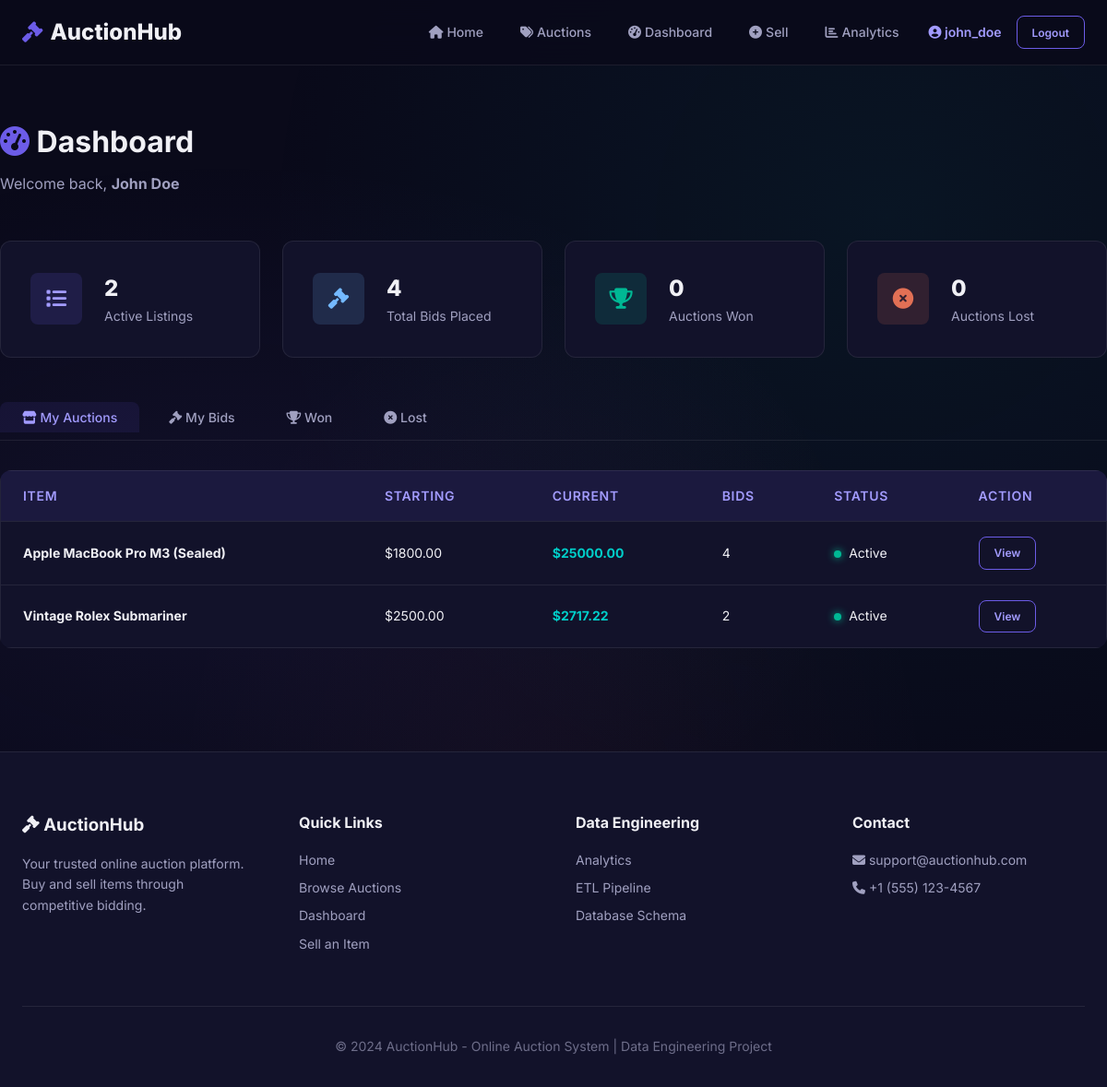
/dashboard (signed in), run on the app's committed database.
### models.py (models this page shows, shortened)
class User(UserMixin, db.Model):
    __tablename__ = 'users'
    id = db.Column(db.Integer, primary_key=True, autoincrement=True)
    username = db.Column(db.String(80), unique=True, nullable=False, index=True)
    email = db.Column(db.String(120), unique=True, nullable=False, index=True)
    password_hash = db.Column(db.String(256), nullable=False)
    full_name = db.Column(db.String(150), nullable=True)
    phone = db.Column(db.String(20), nullable=True)
    created_at = db.Column(db.DateTime, default=lambda: datetime.now(timezone.utc))
    is_active = db.Column(db.Boolean, default=True)
    items = db.relationship('Item', backref='seller', lazy='dynamic')
    bids = db.relationship('Bid', backref='bidder', lazy='dynamic')
    won_auctions = db.relationship('Auction', backref='winner',
                                   foreign_keys='Auction.winner_id', lazy='dynamic')

class Auction(db.Model):
    __tablename__ = 'auctions'
    id = db.Column(db.Integer, primary_key=True, autoincrement=True)
    item_id = db.Column(db.Integer, db.ForeignKey('items.id'), nullable=False)
    starting_price = db.Column(db.Float, nullable=False)
    current_price = db.Column(db.Float, nullable=False)
    start_time = db.Column(db.DateTime, default=lambda: datetime.now(timezone.utc))
    end_time = db.Column(db.DateTime, nullable=False)
    status = db.Column(db.String(20), default='active')  # active, ended, cancelled
    winner_id = db.Column(db.Integer, db.ForeignKey('users.id'), nullable=True)
    bid_count = db.Column(db.Integer, default=0)
    created_at = db.Column(db.DateTime, default=lambda: datetime.now(timezone.utc))
    bids = db.relationship('Bid', backref='auction', lazy='dynamic',
                           order_by='Bid.amount.desc()')

class Item(db.Model):
    __tablename__ = 'items'
    id = db.Column(db.Integer, primary_key=True, autoincrement=True)
    title = db.Column(db.String(200), nullable=False)
    description = db.Column(db.Text, nullable=True)
    image_url = db.Column(db.String(500), nullable=True)
    category = db.Column(db.String(100), nullable=True)
    seller_id = db.Column(db.Integer, db.ForeignKey('users.id'), nullable=False)
    created_at = db.Column(db.DateTime, default=lambda: datetime.now(timezone.utc))
    auctions = db.relationship('Auction', backref='item', lazy='dynamic')

### app.py (the view)
    @app.route('/dashboard')
    @login_required
    def dashboard():
        check_and_close_auctions()
        my_auctions = Auction.query.join(Item).filter(
            Item.seller_id == current_user.id
        ).order_by(Auction.created_at.desc()).all()
        my_bids = Bid.query.filter_by(bidder_id=current_user.id).order_by(
            Bid.timestamp.desc()
        ).all()
        won_auctions = Auction.query.filter_by(
            winner_id=current_user.id, status='ended'
        ).all()
        bid_auction_ids = db.session.query(Bid.auction_id).filter_by(
            bidder_id=current_user.id
        ).distinct().subquery()
        lost_auctions = Auction.query.filter(
            Auction.id.in_(bid_auction_ids),
            Auction.status == 'ended',
            Auction.winner_id != current_user.id
        ).all()
        total_bids = len(my_bids)
        total_won = len(won_auctions)
        total_lost = len(lost_auctions)
        active_listings = sum(1 for a in my_auctions if a.status == 'active')
        return render_template('dashboard.html',
                               my_auctions=my_auctions,
                               my_bids=my_bids,
                               won_auctions=won_auctions,
                               lost_auctions=lost_auctions,
                               total_bids=total_bids,
                               total_won=total_won,
                               total_lost=total_lost,
                               active_listings=active_listings)

### app.py (called while the page is built)
def utcnow():
    return datetime.utcnow()

### templates/dashboard.html (shortened to what this page needs)
{% extends "base.html" %}
{% block content %}
<div class="container dashboard">
    <div class="dashboard-header">
        <h1><i class="fas fa-tachometer-alt" style="color: var(--primary);"></i> Dashboard</h1>
        <p>Welcome back, <strong>{{ current_user.full_name or current_user.username }}</strong></p>
    </div>
    <div class="dashboard-stats">
        <div class="dash-stat animate-in">
            <div class="dash-stat-icon purple"><i class="fas fa-list"></i></div>
            <div>
                <div class="dash-stat-number">{{ active_listings }}</div>
                <div class="dash-stat-label">Active Listings</div>
            </div>
        </div>
        <div class="dash-stat animate-in">
            <div class="dash-stat-icon blue"><i class="fas fa-gavel"></i></div>
            <div>
                <div class="dash-stat-number">{{ total_bids }}</div>
                <div class="dash-stat-label">Total Bids Placed</div>
            </div>
        </div>
        <div class="dash-stat animate-in">
            <div class="dash-stat-icon green"><i class="fas fa-trophy"></i></div>
            <div>
                <div class="dash-stat-number">{{ total_won }}</div>
                <div class="dash-stat-label">Auctions Won</div>
            </div>
        </div>
        <div class="dash-stat animate-in">
            <div class="dash-stat-icon red"><i class="fas fa-times-circle"></i></div>
            <div>
                <div class="dash-stat-number">{{ total_lost }}</div>
                <div class="dash-stat-label">Auctions Lost</div>
            </div>
        </div>
    </div>
    <div class="tabs">
        <button class="tab active" data-tab="my-auctions"><i class="fas fa-store"></i> My Auctions</button>
        <button class="tab" data-tab="my-bids"><i class="fas fa-gavel"></i> My Bids</button>
        <button class="tab" data-tab="won"><i class="fas fa-trophy"></i> Won</button>
        <button class="tab" data-tab="lost"><i class="fas fa-times-circle"></i> Lost</button>
    </div>
    <div class="tab-panel active" id="my-auctions">
        {% if my_auctions %}
        <div class="table-container">
            <table>
                <thead>
                    <tr><th>Item</th><th>Starting</th><th>Current</th><th>Bids</th><th>Status</th><th>Action</th></tr>
                </thead>
                <tbody>
                    {% for auction in my_auctions %}
                    <tr>
                        <td><strong>{{ auction.item.title }}</strong></td>
                        <td>${{ "%.2f"|format(auction.starting_price) }}</td>
                        <td style="color: var(--secondary); font-weight: 700;">${{ "%.2f"|format(auction.current_price) }}</td>
                        <td>{{ auction.bid_count }}</td>
                        <td>
                            <span class="status-dot {{ 'active' if auction.status == 'active' else 'ended' }}"></span>
                            {{ auction.status|capitalize }}
                        </td>
                        <td><a href="{{ url_for('auction_detail', auction_id=auction.id) }}" class="btn btn-outline btn-sm">View</a></td>
                    </tr>
                    {% endfor %}
                </tbody>
            </table>
        </div>
        {% endif %}
    </div>
</div>
{% endblock %}

### templates/base.html (shortened to what this page needs)
<!DOCTYPE html>
<html lang="en">
<head>
    <link rel="stylesheet" href="https://cdnjs.cloudflare.com/ajax/libs/font-awesome/6.5.1/css/all.min.css">
    <link rel="stylesheet" href="{{ url_for('static', filename='css/style.css') }}">
</head>
<body>
    <nav class="navbar" id="main-navbar">
        <div class="nav-container">
            <a href="{{ url_for('index') }}" class="nav-logo">
                <i class="fas fa-gavel"></i>
                <span>AuctionHub</span>
            </a>
            <div class="nav-links" id="nav-links">
                <a href="{{ url_for('index') }}" class="nav-link"><i class="fas fa-home"></i> Home</a>
                <a href="{{ url_for('auctions') }}" class="nav-link"><i class="fas fa-tags"></i> Auctions</a>
                {% if current_user.is_authenticated %}
                <a href="{{ url_for('dashboard') }}" class="nav-link"><i class="fas fa-tachometer-alt"></i> Dashboard</a>
                <a href="{{ url_for('create_auction') }}" class="nav-link"><i class="fas fa-plus-circle"></i> Sell</a>
                <a href="{{ url_for('analytics') }}" class="nav-link"><i class="fas fa-chart-bar"></i> Analytics</a>
                <div class="nav-user">
                    <span class="nav-username"><i class="fas fa-user-circle"></i> {{ current_user.username }}</span>
                    <a href="{{ url_for('logout') }}" class="btn btn-outline btn-sm">Logout</a>
                </div>
                {% else %}
                <a href="{{ url_for('login') }}" class="btn btn-outline btn-sm">Login</a>
                <a href="{{ url_for('register') }}" class="btn btn-primary btn-sm">Register</a>
                {% endif %}
            </div>
        </div>
    </nav>
    <main class="main-content">
        {% block content %}{% endblock %}
    </main>
    <footer class="footer">
        <div class="container">
            <div class="footer-grid">
                <div class="footer-col">
                    <h3><i class="fas fa-gavel"></i> AuctionHub</h3>
                    <p>Your trusted online auction platform. Buy and sell items through competitive bidding.</p>
                </div>
                <div class="footer-col">
                    <h4>Quick Links</h4>
                    <a href="{{ url_for('index') }}">Home</a>
                    <a href="{{ url_for('auctions') }}">Browse Auctions</a>
                    {% if current_user.is_authenticated %}
                    <a href="{{ url_for('dashboard') }}">Dashboard</a>
                    <a href="{{ url_for('create_auction') }}">Sell an Item</a>
                    {% endif %}
                </div>
                <div class="footer-col">
                    <h4>Data Engineering</h4>
                    <a href="{{ url_for('analytics') if current_user.is_authenticated else '#' }}">Analytics</a>
                    <a href="#">ETL Pipeline</a>
                    <a href="#">Database Schema</a>
                </div>
                <div class="footer-col">
                    <h4>Contact</h4>
                    <p><i class="fas fa-envelope"></i> support@auctionhub.com</p>
                    <p><i class="fas fa-phone"></i> +1 (555) 123-4567</p>
                </div>
            </div>
            <div class="footer-bottom">
                <p>&copy; 2024 AuctionHub - Online Auction System | Data Engineering Project</p>
            </div>
        </div>
    </footer>
</body>
</html>

### data on the page
User: username "john_doe", full_name "John Doe"
Auction: item "Apple MacBook Pro M3 (Sealed)", starting_price "1800.00", current_price "25000.00", bid_count "4", status "Active"
Auction: item "Vintage Rolex Submariner", starting_price "2500.00", current_price "2717.22", bid_count "2", status "Active"

### other printed values
{{ active_listings }} "2"
{{ total_bids }} "4"
{{ total_won }} "0"
{{ total_lost }} "0"
